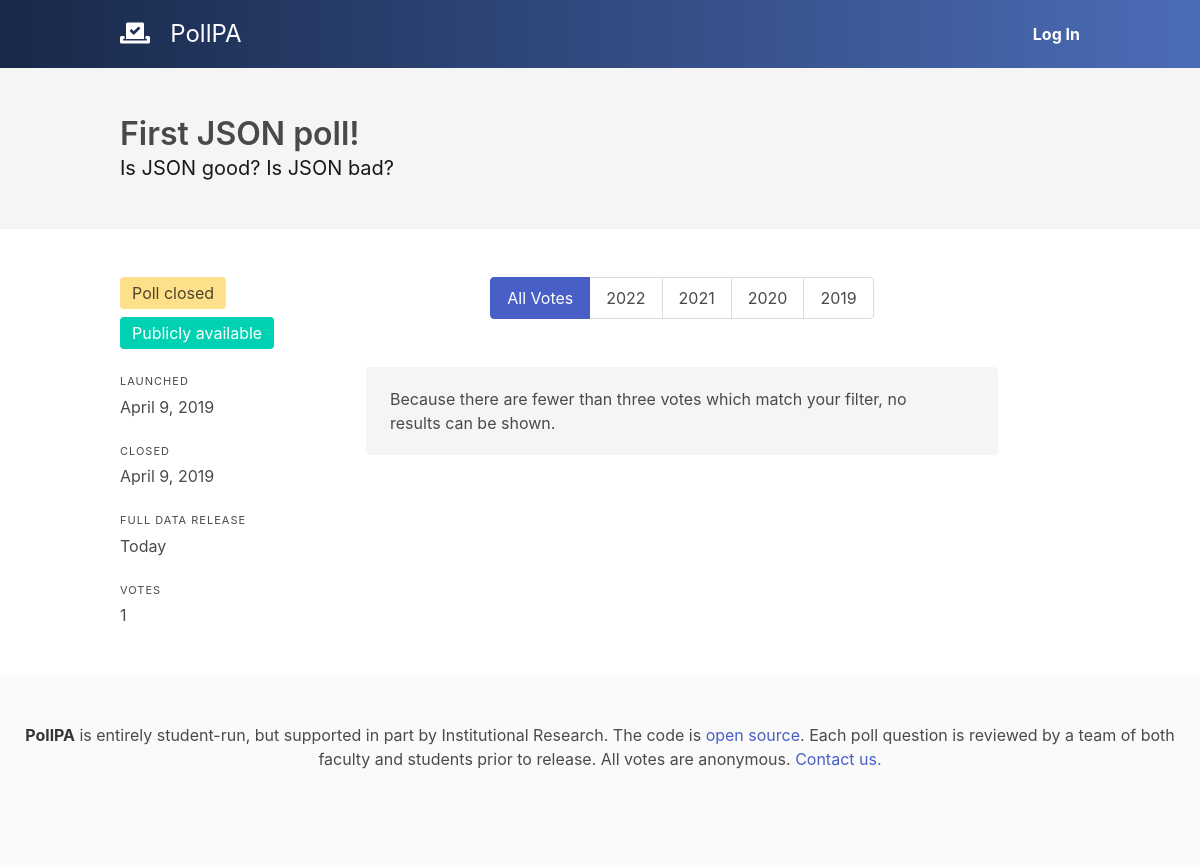
The app's page /poll/7/ with its own data.
### polls/models.py (models this page shows, shortened)
class Poll(models.Model):
    id = models.AutoField(primary_key=True)
    created = models.DateTimeField(auto_now_add=True, db_index=True)
    available = models.DateTimeField(db_index=True)
    closes = models.DateTimeField(db_index=True)
    public = models.DateTimeField(db_index=True)
    title = models.TextField()
    description = models.TextField(blank=True)
    about = models.TextField(default="pressing campus issues")
    @property
    def questions(self):
        return Question.objects.filter(poll=self)
    @property
    def votes(self):
        return Vote.objects.filter(poll=self)
    @property
    def is_public(self):
        return timezone.now() > self.public
    @property
    def is_closed(self):
        return timezone.now() > self.closes
    def state(self, request):
        if not (self.available < timezone.now() or request.user.is_superuser):
            raise Http404()
        if self.public < timezone.now():
            return "results"

### polls/views.py (the view, shortened to what this page needs)
# urls.py: path('poll/<int:poll_id>/', views.poll, name='poll'),
def poll(request, poll_id):
    poll_obj = get_object_or_404(Poll, id=poll_id)
    state = poll_obj.state(request)
    validation = {
        "status": None,
        "text": None
    }
    filter_settings = {
        "grade": "all"
    }
    responses = None
    if state == "results":
        filter_class = request.GET.get("filter", "all")
        filter_settings["grade"] = filter_class
        vote_choices = VoteChoice.objects.filter(question__poll=poll_obj)
        if filter_class != "all":
            vote_choices = vote_choices.filter(vote__grade=int(filter_class))
            filter_settings["total"] = Vote.objects.filter(
                grade=int(filter_class), poll=poll_obj).count()
        else:
            filter_settings["total"] = Vote.objects.filter(
                poll=poll_obj).count()
        responses = []
        for question in poll_obj.questions:
            q_response = {
                "title": question.text,
                "description": question.description,
                "graph": question.chart,
                "xlabel": "Responses",
                "ylabel": "Count",
                "filter_settings": filter_settings,
                "data": [{"x": choice.text, "y": vote_choices.filter(question=question, choice=choice).count()} for choice in question.options]
            }
            responses.append(q_response)
    has_user_voted = False
    if request.user.is_authenticated:
        has_user_voted = VoteFingerprint.objects.filter(
            user=request.user, poll=poll_obj).count() > 0
    return render(request, 'polls/poll.html', {
        "poll": poll_obj,
        "error": None,
        "state": state,
        "responses": responses,
        "validation": validation,
        "grades": ["2022", "2021", "2020", "2019"],
        "filter_settings": filter_settings,
        "has_user_voted": has_user_voted
    })

### polls/models.py (called while the page is built)
    @property
    def options(self):
        return QuestionOption.objects.filter(question=self).order_by("sorting_key")

### polls/templates/polls/poll.html (shortened to what this page needs)
{% extends 'polls/content.html' %}
{% load static %}
{% load humanize %}
{% block header %}
<section class="hero is-light">
  <div class="hero-body">
    <div class="container">
      <h1 class="title">
        {{poll.title}}
      </h1>
      <h2 class="subtitle">
        {{poll.description}}
      </h2>
    </div>
  </div>
</section>
{% endblock %}
{% block content %}
<section id="poll" class="columns">
  {% if state != "vote" %}
  <div class="column is-3">
    <div class="tags">
      {% if poll.is_closed %}
        <span class="tag is-medium is-warning">Poll closed</span>
      {% else %}
        <span class="tag is-medium is-link">Closes {{poll.closes|naturaltime}}</span>
      {% endif %}
      {% if poll.is_public %}
        <span class="tag is-medium is-primary">Publicly available</span>
      {% endif %}
    </div>
    <p class="heading">Launched</p>
    <p>{{poll.available|naturalday|capfirst}}</p>
    <br>
    <p class="heading">Closed</p>
    <p>{{poll.available|naturalday|capfirst}}</p>
    <br>
    <p class="heading">Full Data Release</p>
    <p>{{poll.public|naturalday|capfirst}}</p>
    <br>
    <p class="heading">Votes</p>
    <p>{{poll.votes|length|intcomma}}</p>
  </div>
  {% endif %}
  <div class="column is-8" id="questions">
    {% if state == "results" %}
      <div class="tabs is-toggle is-centered">
        <ul>
          <li class="{% if filter_settings.grade == "all" %} is-active {% endif %}">
            <a href="?filter=all">
              <span>All Votes</span>
            </a>
          </li>
          {% for grade in grades %}
          <li class="{% if filter_settings.grade == grade %} is-active {% endif %}">
            <a href="?filter={{grade}}">
              <span>{{grade}}</span>
            </a>
          </li>
          {% endfor %}
        </ul>
      </div>
      <br>
      {% if filter_settings.total > 2 %}
        {% for response in responses %}
          <h2 class="is-size-4 title">{{response.title}}</h2>
          {% if response.description %}<p class="subtitle is-size-5">{{response.description}}&nbsp;</p> {% endif %}
          {% if response.graph == "bar" %}
            {% include "polls/graphs/bar.html" with data=response.data xlabel=response.xlabel ylabel=response.ylabel %}
          {% elif response.graph == "binary-slider" %}
            {% include "polls/graphs/binary-slider.html" with data=response.data %}
          {% elif response.graph == "pie" %}
            {% include "polls/graphs/pie.html" with data=response.data ylabel=response.ylabel  %}
          {% endif %}
          <hr>
          <br>
        {% endfor %}
      {% else %}
        <div class="notification is-light">
          <p>
            Because there are fewer than three votes which match your filter, no results can be shown.
          </p>
        </div>
      {% endif %}
    {% endif %}
  </div>
</section>
{% endblock %}

### records on screen
Poll: title "First JSON poll!", description "Is JSON good? Is JSON bad?", available "April 9, 2019", public "Today", votes|length "1"

### other values on screen
{{ grade }} "2022" "2021" "2020" "2019"
